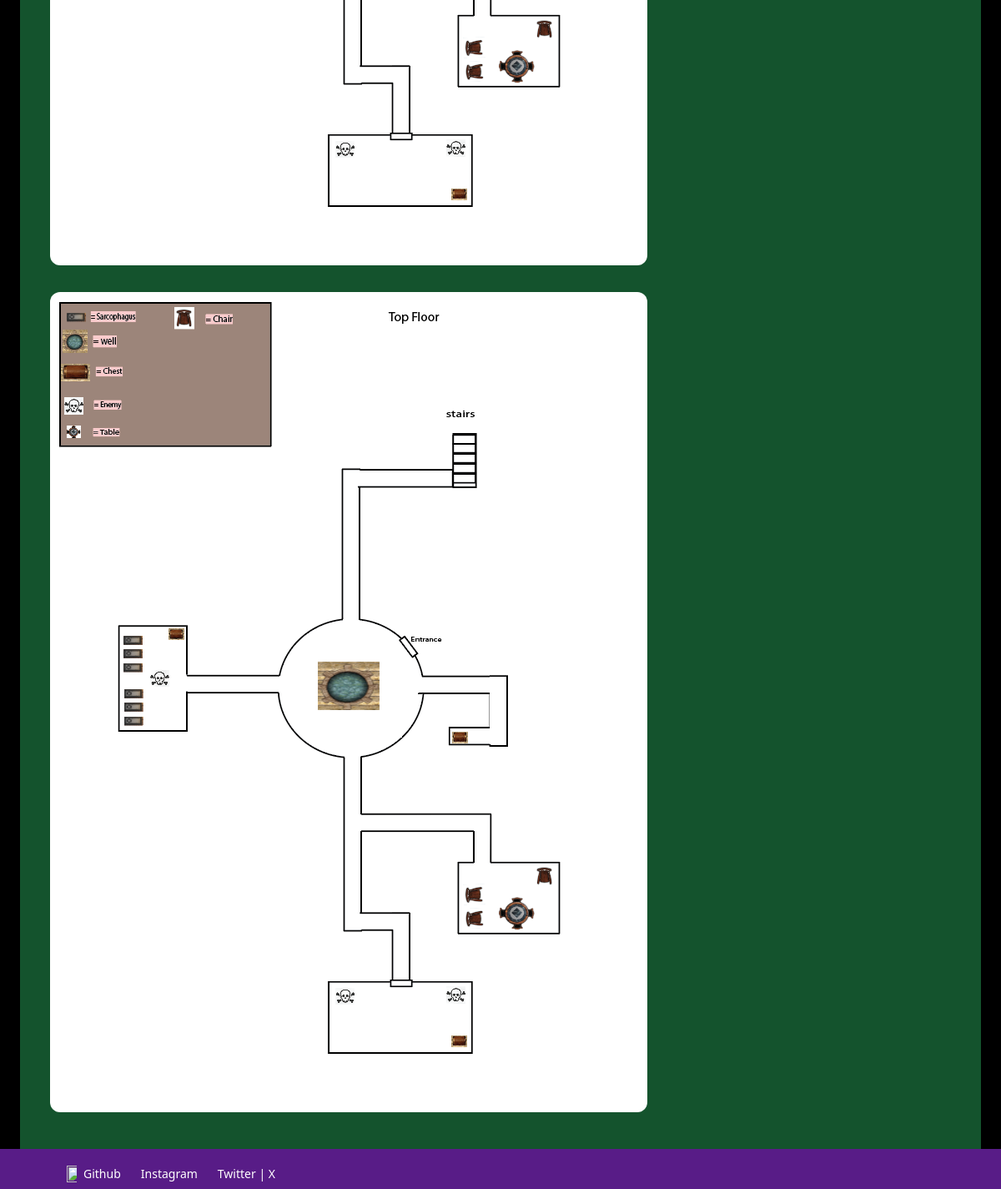
Before: /dnd/area/1/ (lower part) with the older database file.
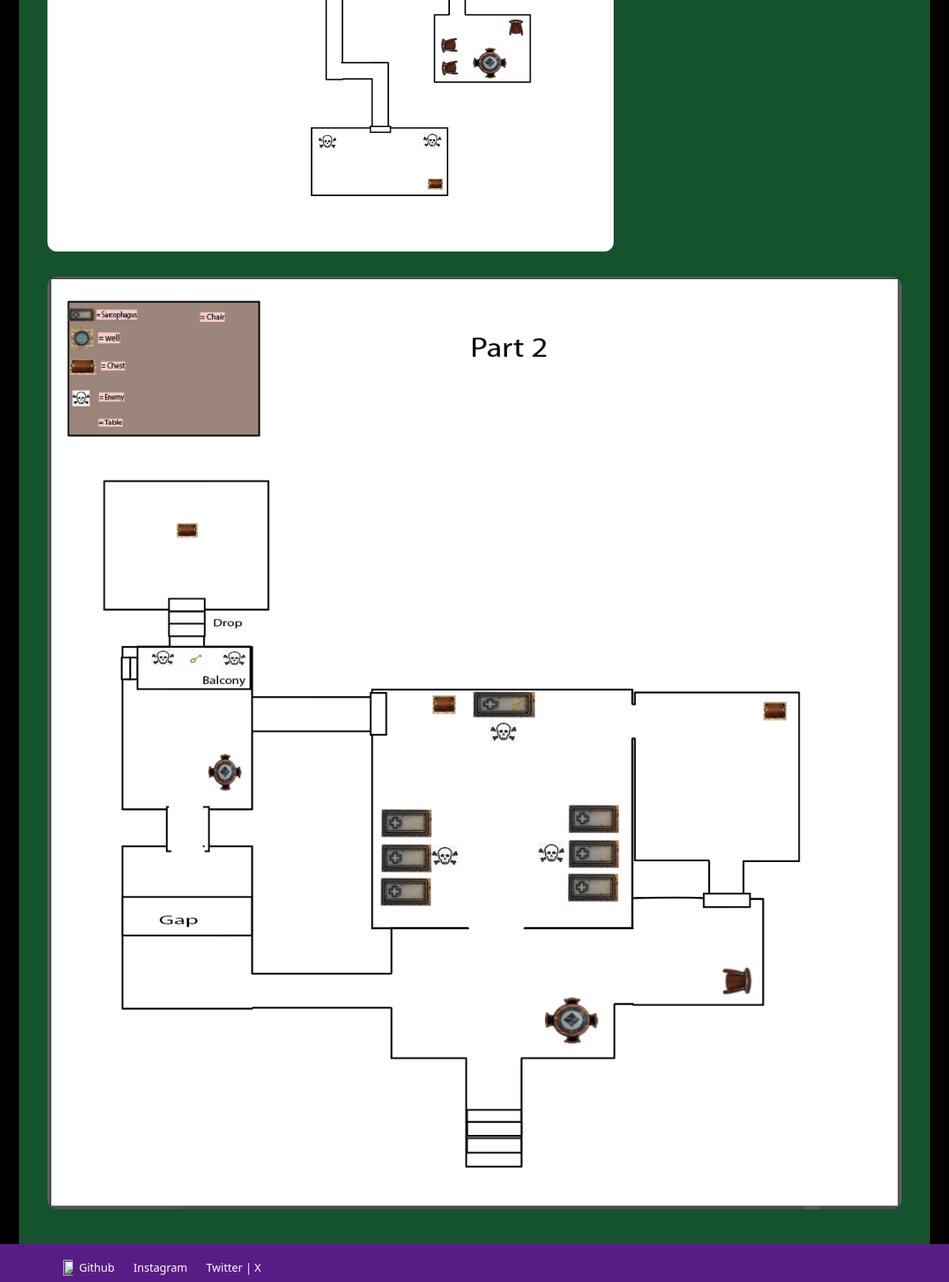
After: the same page with the newer database file.
### dnd/models.py (models this page shows, shortened)
class Map(models.Model):
    name = models.CharField(max_length=255)
    image = models.ImageField(upload_to='project_images', blank=True, null=True)
    image2 = models.ImageField(upload_to='project_images', blank=True, null=True)
    image3 = models.ImageField(upload_to='project_images', blank=True, null=True)
    image4 = models.ImageField(upload_to='project_images', blank=True, null=True)
    image5 = models.ImageField(upload_to='project_images', blank=True, null=True)
    image6 = models.ImageField(upload_to='project_images', blank=True, null=True)
    image7 = models.ImageField(upload_to='project_images', blank=True, null=True)
    image8 = models.ImageField(upload_to='project_images', blank=True, null=True)
    link = models.URLField(max_length=200, blank=True, null=True)
    class Meta:
        ordering = ('name',)
        verbose_name_plural = 'maps'

### dnd/views.py (the view)
# urls.py: path('area/<int:pk>/', views.area, name='areas'),
def area(request, pk):
    areas = get_object_or_404(Map, pk=pk)
    return render(request, 'dnd/area.html', {
        'areas': areas,
    })

### dnd/templates/dnd/area.html (shortened to what this page needs)
{% extends 'core/base.html' %}
{% block content %}
    <div class="p-6 bg-green-900 rounded-xl bg-green-800">
        <div class=" grid grid-cols-1 p-3 ">
            <img src="{{ areas.image.url }}" class="mb-8 rounded-xl">
            {% if areas.image2 %}
            <img src="{{ areas.image2.url }}" class="mb-8 rounded-xl">
            {% endif %}
            </div>
        </div>
    </div>
{% endblock %}

### core/templates/core/base.html (shortened to what this page needs)
<!doctype html>
<html>
    <head>
        <script src="https://cdn.tailwindcss.com"></script>
    </head>
    <body class="bg-auto bg-black flex-col min-h-screen">
        <div class="px-6 py-6">
            {% block content %}
            {% endblock %}
        <footer class="flex w-full mx-auto max-w-screen-2xl md:flex md:items-center md:justify-between pl-20 fixed bottom-0 z-50 py-2 bg-purple-900">
        <ul class="flex flex-wrap items-center mt-3 text-sm font-medium text-gray-500 dark:text-gray-400">
        <li>
        <a href="{% url 'core:about' %}" ><img src="https://raw.githubusercontent.com/enzosupreme/cbl-images/main/logo.png"
                class="flex object-scale-down h-5 w-5 pr-2"/></a>
        </li>
        <li>
            <a href="https://github.com/enzosupreme" class="mr-4 hover:underline md:mr-6 text-white">Github</a>
        </li>
        <li>
            <a href="https://www.instagram.com/circuitboredlab/" class="mr-4 hover:underline md:mr-6 text-white ">Instagram</a>
        </li>
        <li>
            <a href="https://x.com/CircuitBoredLab?t=5E3CiOdZE1bWFomF7Cq2Tw&s=09" class="mr-4 hover:underline md:mr-6 text-white">Twitter | X</a>
        </li>
    </ul>
        </footer>
    </body>
</html>

Changed rows visible on the page:
changed Map: image2: a different picture
